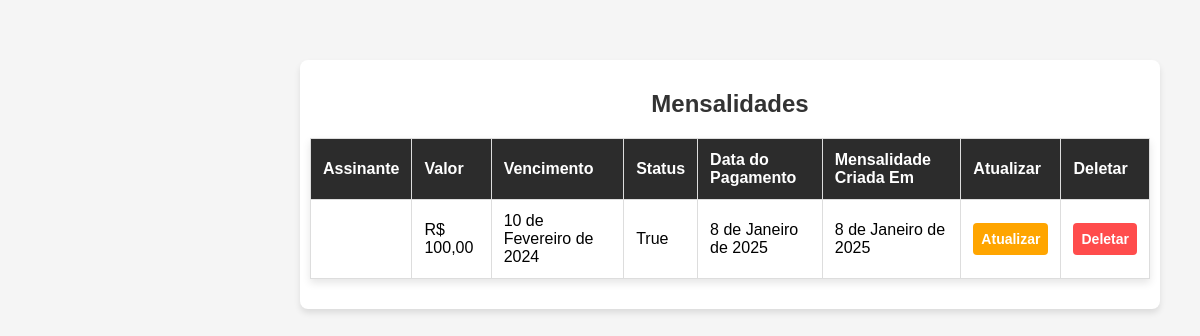
/mensalidades/ (signed in), run on an earlier commit of the app's database.
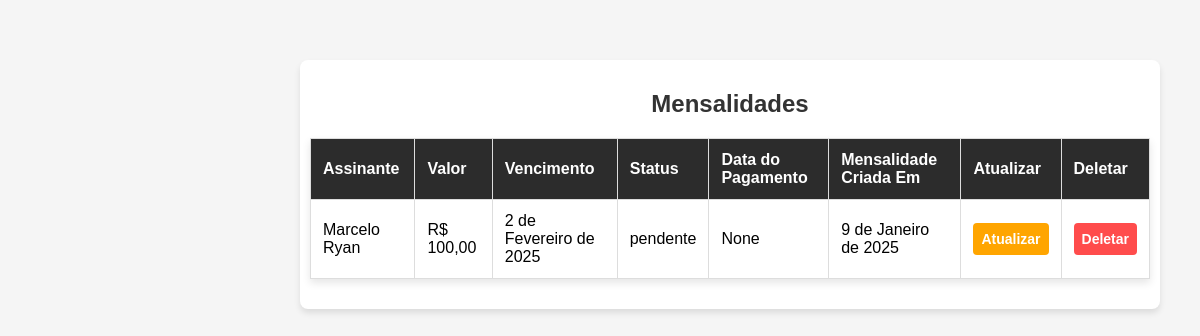
And on a later commit of the database.
### core/models.py (models this page shows)
class Mensalidades(models.Model):
    STATUS_CHOICES = [
        ('pago', 'Pago'),
        ('pendente', 'Pendente'),
        ('atrasado', 'Atrasado'),
    ]
    valor = models.DecimalField('Valor da Mensalidade', max_digits=5, decimal_places=2)
    vencimento = models.DateField('Vencimento')
    status = models.CharField(
        'Status',
        max_length=10,
        choices=STATUS_CHOICES,  # Define as opções disponíveis no status
        default='pendente',  # Valor default para o status
    )
    data_pagamento = models.DateField(blank=True, null=True)
    data_criado = models.DateField(auto_now_add=True)
    assinantes = models.ForeignKey(Assinantes, on_delete=models.CASCADE)

class Assinantes(models.Model):
    nome = models.CharField('Nome',max_length=100)
    email = models.EmailField('Email',max_length=100)
    telefone = models.CharField('Telefone', max_length=20, blank=True, null=True)
    empresa = models.ForeignKey(Empresas, on_delete=models.PROTECT)

### core/views.py (the view)
# urls.py: path('mensalidades/',mensalidades, name='mensalidades'),
@login_required
def mensalidades(request):
    mensalidades = Mensalidades.objects.all()
    contexto = {
        'mensalidades':mensalidades
    }
    return render(request, 'mensalidades.html', contexto)

### core/templates/mensalidades.html (shortened to what this page needs)
{% extends "base_tabela.html" %}
{% block content %}
    <div class="conteiner">
        <div class="tabela">
            <h2>Mensalidades</h2>
            {% if mensalidades %}
            <table>
                <thead>
                    <tr>
                        <th>Assinante</th>
                        <th>Valor</th>
                        <th>Vencimento</th>
                        <th>Status</th>
                        <th>Data do Pagamento</th>
                        <th>Mensalidade Criada Em</th>
                        <th>Atualizar</th>
                        <th>Deletar</th>
                    </tr>
                </thead>
                <tbody>
                    {% for mensalidade in mensalidades %}
                    <tr>
                        <td>{{ mensalidade.assinantes.nome }}</td>
                        <td>R$ {{ mensalidade.valor }}</td>
                        <td>{{ mensalidade.vencimento }}</td>
                        <td>{{ mensalidade.status }}</td>
                        <td>{{ mensalidade.data_pagamento }}</td>
                        <td>{{ mensalidade.data_criado }}</td>
                        <td>
                            <a href="{% url 'atualizar_mensalidade' mensalidade.id %}" class="editar">Atualizar</a>
                        </td>
                        <td>
                            <a href="{% url 'deletar_mensalidade' mensalidade.id %}" class="deletar">Deletar</a>
                        </td>
                    </tr>
                    {% endfor %}
                </tbody>
            </table>
            {% else %}
            <p class="empty">Nenhuma Mensalidade Cadastrada</p>
            {% endif %}
        </div>
    </div>
{% endblock %}

### core/templates/base_tabela.html (shortened to what this page needs)
{% load static %}
<!DOCTYPE html>
<html lang="en">
<head>
    <link rel="stylesheet" href="{% static 'css/estilo_tabela.css' %}">
</head>
<body>
    {% block content %}
    {% endblock %}
</body>
</html>

### core/static/css/estilo_tabela.css (style rules this page uses)
body { font-family: Arial, sans-serif; margin: 0; padding: 20px; background-color: #f5f5f5; }
.conteiner { display: flex; align-items: flex-end; justify-content: flex-end; margin: 20px auto; padding: 20px; }
.tabela { width: 75%; background-color: #fff; border-radius: 8px; box-shadow: 0 4px 6px rgba(0, 0, 0, 0.1); padding: 10px; }
.tabela h2 { margin-bottom: 20px; color: #333; }
h2 { text-align: center; margin-bottom: 20px; color: #333; }
table { width: 100%; border-collapse: collapse; margin-bottom: 20px; background-color: #ffffff; box-shadow: 0 4px 8px rgba(0, 0, 0, 0.1); }
table th, table td { text-align: left; padding: 12px; border: 1px solid #ddd; }
table th { background-color: rgba(0, 0, 0, 0.828); color: #fff; font-weight: bold; }
a { text-decoration: none; font-weight: bold; color: #007bff; }
table td a { display: block; text-align: center; padding: 8px; border-radius: 4px; color: #fff; font-size: 14px; }
table td a.editar { background-color: #ffa500; }
table td a.deletar { background-color: #ff4c4c; }

What changed in the data, as far as the page shows it:
removed Mensalidades: valor "100,00", vencimento "10 de Fevereiro de 2024", status "True", data_pagamento "8 de Janeiro de 2025", data_criado "8 de Janeiro de 2025"
added Mensalidades: assinantes.nome "Marcelo Ryan", valor "100,00", vencimento "2 de Fevereiro de 2025", status "pendente", data_pagamento "None", data_criado "9 de Janeiro de 2025"
